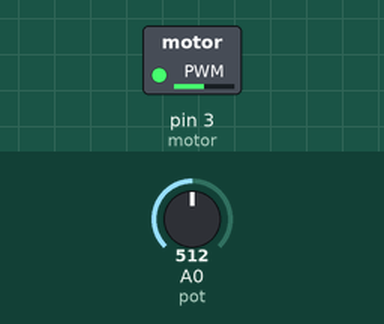
Bench run of a sketch on a simulated Arduino Uno, built with avr-gcc and run on an emulated ATmega328P. Shown: switched loads named in the sketch (green lamp = pin HIGH). Inputs (shaded band) come from the test bench; at power-on: A0 (pot) = 512.

Above: at 1.2 s.
1.3 s: A0 (pot) set to 716
At 1.9 s:
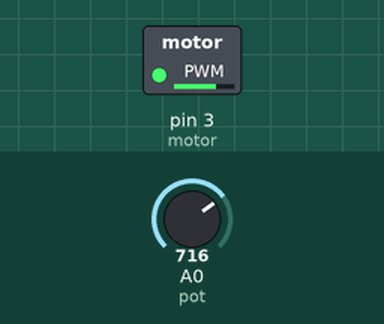
2.8 s: A0 (pot) set to 900
At 3.3 s:
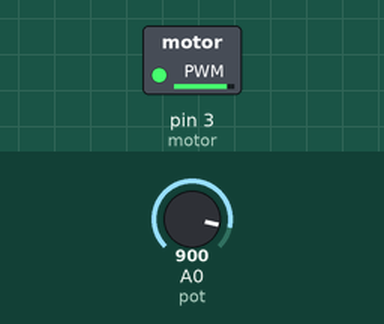
4.3 s: A0 (pot) set to 122
At 5.5 s:
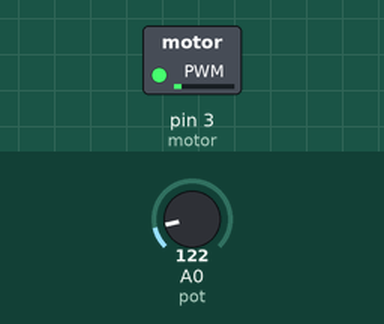
5.8 s: A0 (pot) set to 0
At 6.8 s:
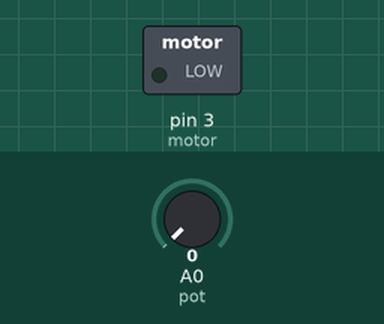
7.3 s: A0 (pot) set to 511
At 7.8 s:
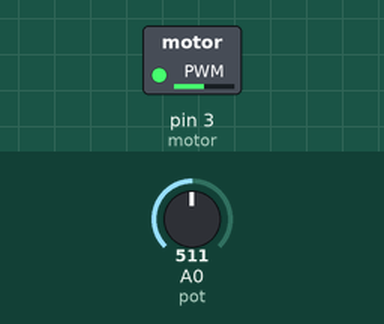
Timing chart, 0 to 9.8 s (numbered marks = the images above; inputs shaded):
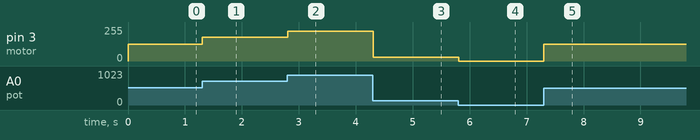

Measured:
- after the input at 1.3 s, pin 3 (motor): 127/255 → 178/255 at once
- after the input at 2.8 s, pin 3 (motor): 178/255 → 224/255 at once
- after the input at 4.3 s, pin 3 (motor): 224/255 → 30/255 at once
- after the input at 5.8 s, pin 3 (motor): 30/255 → 0/255 at once
- after the input at 7.3 s, pin 3 (motor): 0/255 → 127/255 at once

The sketch:

controlando__rotacao_de_motor_dc.ino
```cpp
#define pot A0		// 'define' do potenciômentro ligado na porta 'A0'
#define motor 3
#define tmp 10		// 'define' será um temporizador para o 'delay'
int valpot;		// 'valpot' será para leitura do potenciômetro

void setup(){
  pinMode(motor, OUTPUT);
  pinMode(pot, INPUT);
  valpot = 0;		// inicializando o valor do potenciômetro
}

void loop(){
  valpot = map(analogRead(pot), 0, 1023, 0, 255);		// lendo valor do potenciômetro e aramazendando na variável 'valpot'
  analogWrite(motor, valpot);
  delay(tmp);
}
```
